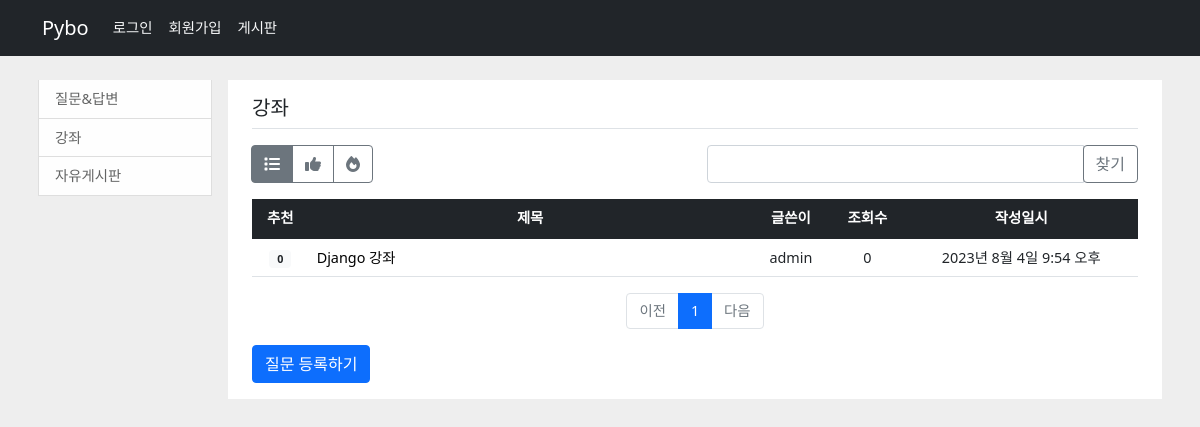
The page /pybo/question/list/2/ on the database its author committed.
### pybo/models.py (models this page shows, shortened)
class Category(models.Model):
    subject = models.CharField(max_length=200)

class Question(models.Model):
    author = models.ForeignKey(User, on_delete=models.CASCADE, related_name='author_question')
    category = models.ForeignKey(Category, on_delete=models.CASCADE, related_name='category_question')
    subject = models.CharField(max_length=200)          # 글자 수의 길이가 제한된 텍스트를 이용할 때
    content = models.TextField(null=True, default='')   # 글자 수를 제한할 수 없는 텍스트를 이용할 때
    create_date = models.DateTimeField()                # 생성된 날짜와 시간에 관계된 필드.
    modify_date = models.DateTimeField(null=True, blank=True)               # 수정 날짜
    voter = models.ManyToManyField(User, related_name='voter_question')     # 추천인 추가
    comments = models.ManyToManyField(Comment, related_name='comment_question')
    hits = models.DecimalField(max_digits=7, decimal_places=0, default=0)

### pybo/views/question_views.py (the view, shortened to what this page needs)
# urls.py: path('question/list/<int:category_id>/', question_views.question_list, name='question_list'),
def question_list(request, category_id):
    page = request.GET.get('page', '1')  # page
    kw = request.GET.get('kw', '')  # search
    sort = request.GET.get('sort', 'recent')
    category = get_object_or_404(Category, pk=category_id)
    if sort == 'recommend':
        question_list = Question.objects.filter(category=category_id).annotate(voter_count=Count('voter')).order_by('-voter_count')
    elif sort == 'hot':
        question_list = Question.objects.filter(category=category_id).order_by('-hits')
    else:
        question_list = Question.objects.filter(category=category_id).order_by('-modify_date')
    paginator = Paginator(question_list, 10)
    page_obj = paginator.get_page(page)
    context = {'question_list': page_obj, 'page': page, 'kw': kw, 'sort': sort, 'category': category}
    return render(request, 'pybo/question_list.html', context)

### templates/pybo/question_list.html (shortened to what this page needs)
{% extends 'base.html' %}
{% load pybo_filter %}
{% block content %}
    <div class="container mt-3" style="height: auto !important;">
        <div class="row" style="height: auto !important;">
            <div class="col-sm-12 col-md-3 col-lg-2 p-2">
                {% include "sidebar.html" %}
            </div>
                <div class="col-sm-12 col-md-9 col-lg-10 p-2" style="height: auto !important;">
                    <div id="content_box" style="height: auto !important;">
                        <div class="container py-3">
                            <h5 class="border-bottom pb-2 mb-3">{{ category.subject }}</h5>
                            <div class="row my-3">
                                <div class="col-6">
                                    <div class="btn-group" role="group" aria-label="Basic radio toggle button group">
                                        <label class="btn btn-outline-secondary" for="btnradio1">
                                           <i class="fas fa-list"></i>
                                        </label>
                                        <label class="btn btn-outline-secondary" for="btnradio2">
                                            <i class="fas fa-thumbs-up"></i>
                                        </label>
                                        <label class="btn btn-outline-secondary" for="btnradio3">
                                            <i class="fa-solid fa-fire"></i>
                                        </label>
                                    </div>
                                </div>
                                <div class="col-6">
                                    <div class="input-group">
                                        <input type="text" id="search_kw" class="form-control" value="{{ kw|default_if_none:'' }}">
                                        <div class="input-group-append">
                                            <button class="btn btn-outline-secondary" type="button" id="btn_search">찾기</button>
                                        </div>
                                    </div>
                                </div>
                            </div>
                            <table class="table">
                                <thead>
                                <tr class="text-center table-dark">
                                    <th>추천</th>
                                    <th style="width:50%">제목</th>
                                    <th>글쓴이</th>
                                    <th>조회수</th>
                                    <th>작성일시</th>
                                </tr>
                                </thead>
                                <tbody>
                                {% if question_list %}
                                {% for question in question_list %}
                                    <tr class="text-center">
                                        <td class="align-middle">
                                            {% if question.voter.count > 0 %}
                                            <span class="badge badge-warning px-2 py-1">{{ question.voter.count }}</span>
                                            {% else %}
                                            <span class="badge badge-light px-2 py-1">{{ question.voter.count }}</span>
                                            {% endif %}
                                        </td>
                                        <td class="text-start">
                                            <a class="text-black text-decoration-none" href="{% url 'pybo:detail' question.id %}">{{ question.subject }}</a>
                                        </td>
                                        <td>{{ question.author.username }}</td>
                                        <td>{{ question.hits }}</td>
                                        <td>{{ question.modify_date }}</td>
                                    </tr>
                                {%  endfor %}
                                {%  else %}
                                    <tr>
                                        <td colspan="4" style="text-align: center;">질문이 없습니다.</td>
                                    </tr>
                                {%  endif %}
                                </tbody>
                            </table>
                            <ul class="pagination justify-content-center">
                                {% if question_list.has_previous %}
                                    <li class="page-item">
                                        <a class="page-link" data-page="{{ question_list.previous_page_number }}" href="javascript:void(0)">이전</a>
                                    </li>
                                {% else %}
                                    <li class="page-item disabled">
                                        <a class="page-link" tabindex="-1" aria-disabled="true" href="#">이전</a>
                                    </li>
                                {% endif %}
                                {% for page_number in question_list.paginator.page_range %}
                                    {% if page_number >= question_list.number|add:-5 and page_number <= question_list.number|add:5 %}
                                    {% if page_number == question_list.number %}
                                        <li class="page-item active" aria-current="page">
                                            <a class="page-link" data-page="{{ page_number }}" href="javascript:void(0)">{{ page_number }}</a>
                                        </li>
                                    {% else %}
                                        <li class="page-item">
                                            <a class="page-link" data-page="{{ page_number }}" href="javascript:void(0)">{{ page_number }}</a>
                                        </li>
                                    {% endif %}
                                    {% endif %}
                                {% endfor %}
                                {% if question_list.has_next %}
                                    <li class="page-item">
                                        <a class="page-link" data-page="{{ question_list.next_page_number }}" href="javascript:void(0)">{{ page_number }}다음</a>
                                    </li>
                                {% else %}
                                    <li class="page-item disabled">
                                        <a class="page-link" tabindex="-1" aria-disabled="true" href="javascript:void(0)">다음</a>
                                    </li>
                                {% endif %}
                            </ul>
                            <a href="{% url 'pybo:question_create' %}" class="btn btn-primary">질문 등록하기</a>
                        </div>
                    </div>
                </div>
            </div>
        </div>
{% endblock %}

### static/style.css (style rules this page uses)
html { position: relative; min-height: 100%; }
body { margin-bottom: 80px; background: #eee; font-size: 0.9em; }
#content_box { background: #ffffff; }
.badge-light { color: #212529; background-color: #f8f9fa; }

### rows shown on the page
Category: subject "강좌"
Question: voter.count "0", subject "Django 강좌", author.username "admin", hits "0", modify_date "2023년 8월 4일 9:54 오후"

### other values the page prints
{{ page_number }} "1"
